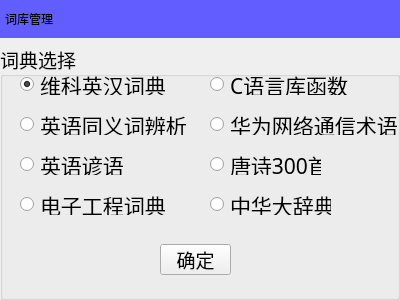
<?xml version="1.0" encoding="UTF-8"?>
<ui version="4.0">
 <class>LibManager</class>
 <widget class="QWidget" name="LibManager">
  <property name="geometry">
   <rect>
    <x>0</x>
    <y>0</y>
    <width>400</width>
    <height>300</height>
   </rect>
  </property>
  <property name="windowTitle">
   <string>Form</string>
  </property>
  <layout class="QVBoxLayout" name="verticalLayout">
   <property name="spacing">
    <number>6</number>
   </property>
   <property name="leftMargin">
    <number>0</number>
   </property>
   <property name="topMargin">
    <number>0</number>
   </property>
   <property name="rightMargin">
    <number>0</number>
   </property>
   <property name="bottomMargin">
    <number>0</number>
   </property>
   <item>
    <widget class="QWidget" name="widget" native="true">
     <property name="sizePolicy">
      <sizepolicy hsizetype="Preferred" vsizetype="Fixed">
       <horstretch>0</horstretch>
       <verstretch>0</verstretch>
      </sizepolicy>
     </property>
     <property name="mouseTracking">
      <bool>true</bool>
     </property>
     <property name="styleSheet">
      <string notr="true">background-color: rgb(98, 93, 255);</string>
     </property>
     <layout class="QHBoxLayout" name="horizontalLayout_3">
      <property name="spacing">
       <number>0</number>
      </property>
      <property name="leftMargin">
       <number>5</number>
      </property>
      <property name="topMargin">
       <number>0</number>
      </property>
      <property name="rightMargin">
       <number>0</number>
      </property>
      <property name="bottomMargin">
       <number>0</number>
      </property>
      <item>
       <layout class="QHBoxLayout" name="horizontalLayout_2">
        <property name="spacing">
         <number>0</number>
        </property>
        <item>
         <widget class="QLabel" name="logintitle">
          <property name="mouseTracking">
           <bool>true</bool>
          </property>
          <property name="styleSheet">
           <string notr="true">font: 12pt &quot;华文行楷&quot;;</string>
          </property>
          <property name="text">
           <string>词库管理</string>
          </property>
         </widget>
        </item>
        <item>
         <layout class="QHBoxLayout" name="horizontalLayout">
          <property name="spacing">
           <number>0</number>
          </property>
          <item>
           <spacer name="horizontalSpacer">
            <property name="orientation">
             <enum>Qt::Horizontal</enum>
            </property>
            <property name="sizeHint" stdset="0">
             <size>
              <width>40</width>
              <height>38</height>
             </size>
            </property>
           </spacer>
          </item>
          <item>
           <widget class="QToolButton" name="toolButton">
            <property name="minimumSize">
             <size>
              <width>38</width>
              <height>38</height>
             </size>
            </property>
            <property name="maximumSize">
             <size>
              <width>38</width>
              <height>38</height>
             </size>
            </property>
            <property name="mouseTracking">
             <bool>true</bool>
            </property>
            <property name="toolTip">
             <string>&lt;html&gt;&lt;head/&gt;&lt;body&gt;&lt;p&gt;关闭&lt;/p&gt;&lt;/body&gt;&lt;/html&gt;</string>
            </property>
            <property name="styleSheet">
             <string notr="true">QToolButton{
	
	border-image: url(:/searchwindow/searchwindow/close_normal.png);
}

QToolButton:hover{
	
	border-image: url(:/searchwindow/searchwindow/close_hover.png);
}</string>
            </property>
            <property name="text">
             <string/>
            </property>
            <property name="autoRaise">
             <bool>true</bool>
            </property>
           </widget>
          </item>
         </layout>
        </item>
       </layout>
      </item>
     </layout>
    </widget>
   </item>
   <item>
    <widget class="QGroupBox" name="groupBox">
     <property name="font">
      <font>
       <family>华文行楷</family>
       <pointsize>14</pointsize>
      </font>
     </property>
     <property name="title">
      <string>词典选择</string>
     </property>
     <widget class="QRadioButton" name="WeiKeiBtn">
      <property name="geometry">
       <rect>
        <x>20</x>
        <y>30</y>
        <width>151</width>
        <height>21</height>
       </rect>
      </property>
      <property name="font">
       <font>
        <family>华文行楷</family>
        <pointsize>16</pointsize>
       </font>
      </property>
      <property name="text">
       <string>维科英汉词典</string>
      </property>
      <property name="checked">
       <bool>true</bool>
      </property>
     </widget>
     <widget class="QRadioButton" name="ClanguageBtn">
      <property name="geometry">
       <rect>
        <x>210</x>
        <y>30</y>
        <width>141</width>
        <height>21</height>
       </rect>
      </property>
      <property name="font">
       <font>
        <family>华文行楷</family>
        <pointsize>16</pointsize>
       </font>
      </property>
      <property name="text">
       <string>C语言库函数</string>
      </property>
     </widget>
     <widget class="QRadioButton" name="SimilarBtn">
      <property name="geometry">
       <rect>
        <x>20</x>
        <y>70</y>
        <width>171</width>
        <height>21</height>
       </rect>
      </property>
      <property name="font">
       <font>
        <family>华文行楷</family>
        <pointsize>16</pointsize>
       </font>
      </property>
      <property name="text">
       <string>英语同义词辨析</string>
      </property>
     </widget>
     <widget class="QRadioButton" name="ProverbBtn">
      <property name="geometry">
       <rect>
        <x>20</x>
        <y>110</y>
        <width>121</width>
        <height>21</height>
       </rect>
      </property>
      <property name="font">
       <font>
        <family>华文行楷</family>
        <pointsize>16</pointsize>
       </font>
      </property>
      <property name="text">
       <string>英语谚语</string>
      </property>
     </widget>
     <widget class="QRadioButton" name="HuaWeiBtn">
      <property name="geometry">
       <rect>
        <x>210</x>
        <y>70</y>
        <width>191</width>
        <height>21</height>
       </rect>
      </property>
      <property name="font">
       <font>
        <family>华文行楷</family>
        <pointsize>16</pointsize>
       </font>
      </property>
      <property name="text">
       <string>华为网络通信术语</string>
      </property>
     </widget>
     <widget class="QRadioButton" name="PoemsBtn">
      <property name="geometry">
       <rect>
        <x>210</x>
        <y>110</y>
        <width>111</width>
        <height>21</height>
       </rect>
      </property>
      <property name="font">
       <font>
        <family>华文行楷</family>
        <pointsize>16</pointsize>
       </font>
      </property>
      <property name="text">
       <string>唐诗300首</string>
      </property>
     </widget>
     <widget class="QRadioButton" name="EngineerBtn">
      <property name="geometry">
       <rect>
        <x>20</x>
        <y>150</y>
        <width>151</width>
        <height>21</height>
       </rect>
      </property>
      <property name="font">
       <font>
        <family>华文行楷</family>
        <pointsize>16</pointsize>
       </font>
      </property>
      <property name="text">
       <string>电子工程词典</string>
      </property>
     </widget>
     <widget class="QRadioButton" name="ChineseBtn">
      <property name="geometry">
       <rect>
        <x>210</x>
        <y>150</y>
        <width>121</width>
        <height>21</height>
       </rect>
      </property>
      <property name="font">
       <font>
        <family>华文行楷</family>
        <pointsize>16</pointsize>
       </font>
      </property>
      <property name="text">
       <string>中华大辞典</string>
      </property>
     </widget>
     <widget class="QPushButton" name="quedingBtn">
      <property name="geometry">
       <rect>
        <x>160</x>
        <y>200</y>
        <width>71</width>
        <height>31</height>
       </rect>
      </property>
      <property name="text">
       <string>确定</string>
      </property>
     </widget>
    </widget>
   </item>
  </layout>
 </widget>
 <resources/>
 <connections/>
</ui>
